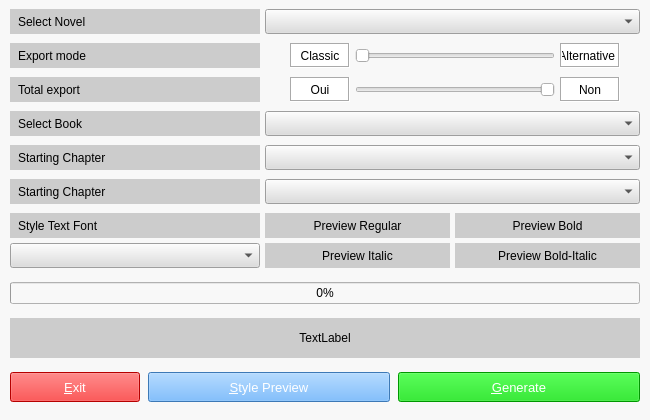
<?xml version="1.0" encoding="UTF-8"?>
<ui version="4.0">
 <class>MainWindow</class>
 <widget class="QMainWindow" name="MainWindow">
  <property name="geometry">
   <rect>
    <x>0</x>
    <y>0</y>
    <width>650</width>
    <height>420</height>
   </rect>
  </property>
  <property name="sizePolicy">
   <sizepolicy hsizetype="Fixed" vsizetype="Fixed">
    <horstretch>0</horstretch>
    <verstretch>0</verstretch>
   </sizepolicy>
  </property>
  <property name="minimumSize">
   <size>
    <width>650</width>
    <height>420</height>
   </size>
  </property>
  <property name="maximumSize">
   <size>
    <width>650</width>
    <height>420</height>
   </size>
  </property>
  <property name="contextMenuPolicy">
   <enum>Qt::NoContextMenu</enum>
  </property>
  <property name="windowTitle">
   <string>Wuxiaworld export ebook</string>
  </property>
  <property name="styleSheet">
   <string notr="true">background-color:#f8f8f8;</string>
  </property>
  <widget class="QWidget" name="centralwidget">
   <property name="sizePolicy">
    <sizepolicy hsizetype="Fixed" vsizetype="Fixed">
     <horstretch>0</horstretch>
     <verstretch>0</verstretch>
    </sizepolicy>
   </property>
   <property name="minimumSize">
    <size>
     <width>650</width>
     <height>420</height>
    </size>
   </property>
   <property name="maximumSize">
    <size>
     <width>650</width>
     <height>420</height>
    </size>
   </property>
   <property name="baseSize">
    <size>
     <width>0</width>
     <height>0</height>
    </size>
   </property>
   <property name="contextMenuPolicy">
    <enum>Qt::NoContextMenu</enum>
   </property>
   <property name="layoutDirection">
    <enum>Qt::LeftToRight</enum>
   </property>
   <property name="autoFillBackground">
    <bool>false</bool>
   </property>
   <layout class="QVBoxLayout" name="verticalLayout_2">
    <property name="spacing">
     <number>0</number>
    </property>
    <property name="leftMargin">
     <number>10</number>
    </property>
    <property name="topMargin">
     <number>0</number>
    </property>
    <property name="rightMargin">
     <number>10</number>
    </property>
    <property name="bottomMargin">
     <number>0</number>
    </property>
    <item>
     <layout class="QHBoxLayout" name="novelLayout" stretch="0,0,0">
      <property name="spacing">
       <number>0</number>
      </property>
      <property name="sizeConstraint">
       <enum>QLayout::SetDefaultConstraint</enum>
      </property>
      <property name="margin">
       <number>0</number>
      </property>
      <item>
       <widget class="QLabel" name="novelLabel">
        <property name="enabled">
         <bool>true</bool>
        </property>
        <property name="sizePolicy">
         <sizepolicy hsizetype="Fixed" vsizetype="Fixed">
          <horstretch>0</horstretch>
          <verstretch>0</verstretch>
         </sizepolicy>
        </property>
        <property name="minimumSize">
         <size>
          <width>250</width>
          <height>25</height>
         </size>
        </property>
        <property name="maximumSize">
         <size>
          <width>250</width>
          <height>25</height>
         </size>
        </property>
        <property name="font">
         <font>
          <family>Arial</family>
         </font>
        </property>
        <property name="contextMenuPolicy">
         <enum>Qt::NoContextMenu</enum>
        </property>
        <property name="styleSheet">
         <string notr="true">padding-left:5px;background-color:#CCCCCC;color:#000000;</string>
        </property>
        <property name="text">
         <string>Select Novel</string>
        </property>
       </widget>
      </item>
      <item>
       <spacer name="modeSpacer_6">
        <property name="orientation">
         <enum>Qt::Horizontal</enum>
        </property>
        <property name="sizeType">
         <enum>QSizePolicy::Fixed</enum>
        </property>
        <property name="sizeHint" stdset="0">
         <size>
          <width>5</width>
          <height>20</height>
         </size>
        </property>
       </spacer>
      </item>
      <item>
       <widget class="QComboBox" name="novelSelector">
        <property name="minimumSize">
         <size>
          <width>0</width>
          <height>25</height>
         </size>
        </property>
        <property name="maximumSize">
         <size>
          <width>16777215</width>
          <height>25</height>
         </size>
        </property>
        <property name="font">
         <font>
          <family>Arial</family>
         </font>
        </property>
        <property name="contextMenuPolicy">
         <enum>Qt::NoContextMenu</enum>
        </property>
        <property name="styleSheet">
         <string notr="true">background-color:#dddddd;
color: rgb(0, 0, 0);
alternate-background-color: rgb(152, 152, 152);
</string>
        </property>
        <property name="frame">
         <bool>true</bool>
        </property>
       </widget>
      </item>
     </layout>
    </item>
    <item>
     <layout class="QHBoxLayout" name="modeLayout">
      <property name="spacing">
       <number>0</number>
      </property>
      <property name="sizeConstraint">
       <enum>QLayout::SetDefaultConstraint</enum>
      </property>
      <property name="leftMargin">
       <number>0</number>
      </property>
      <item>
       <widget class="QLabel" name="modeLabel_1">
        <property name="minimumSize">
         <size>
          <width>250</width>
          <height>25</height>
         </size>
        </property>
        <property name="maximumSize">
         <size>
          <width>250</width>
          <height>25</height>
         </size>
        </property>
        <property name="font">
         <font>
          <family>Arial</family>
         </font>
        </property>
        <property name="contextMenuPolicy">
         <enum>Qt::NoContextMenu</enum>
        </property>
        <property name="styleSheet">
         <string notr="true">padding-left:5px;background-color:#CCCCCC;color:#000000;</string>
        </property>
        <property name="text">
         <string>Export mode</string>
        </property>
       </widget>
      </item>
      <item>
       <spacer name="modeSpacer_1">
        <property name="orientation">
         <enum>Qt::Horizontal</enum>
        </property>
        <property name="sizeType">
         <enum>QSizePolicy::Fixed</enum>
        </property>
        <property name="sizeHint" stdset="0">
         <size>
          <width>30</width>
          <height>20</height>
         </size>
        </property>
       </spacer>
      </item>
      <item>
       <widget class="QLabel" name="modeLabel_2">
        <property name="sizePolicy">
         <sizepolicy hsizetype="Fixed" vsizetype="Fixed">
          <horstretch>0</horstretch>
          <verstretch>0</verstretch>
         </sizepolicy>
        </property>
        <property name="minimumSize">
         <size>
          <width>60</width>
          <height>25</height>
         </size>
        </property>
        <property name="maximumSize">
         <size>
          <width>60</width>
          <height>25</height>
         </size>
        </property>
        <property name="font">
         <font>
          <family>Arial</family>
         </font>
        </property>
        <property name="contextMenuPolicy">
         <enum>Qt::NoContextMenu</enum>
        </property>
        <property name="styleSheet">
         <string notr="true">background-color:#FFFFFF;</string>
        </property>
        <property name="frameShape">
         <enum>QFrame::Box</enum>
        </property>
        <property name="frameShadow">
         <enum>QFrame::Sunken</enum>
        </property>
        <property name="text">
         <string>Classic</string>
        </property>
        <property name="alignment">
         <set>Qt::AlignCenter</set>
        </property>
       </widget>
      </item>
      <item>
       <spacer name="modeSpacer_3">
        <property name="orientation">
         <enum>Qt::Horizontal</enum>
        </property>
        <property name="sizeType">
         <enum>QSizePolicy::Fixed</enum>
        </property>
        <property name="sizeHint" stdset="0">
         <size>
          <width>5</width>
          <height>20</height>
         </size>
        </property>
       </spacer>
      </item>
      <item>
       <widget class="QSlider" name="modeSlider">
        <property name="font">
         <font>
          <family>Arial</family>
         </font>
        </property>
        <property name="contextMenuPolicy">
         <enum>Qt::NoContextMenu</enum>
        </property>
        <property name="minimum">
         <number>0</number>
        </property>
        <property name="maximum">
         <number>1</number>
        </property>
        <property name="value">
         <number>0</number>
        </property>
        <property name="orientation">
         <enum>Qt::Horizontal</enum>
        </property>
       </widget>
      </item>
      <item>
       <spacer name="modeSpacer_4">
        <property name="orientation">
         <enum>Qt::Horizontal</enum>
        </property>
        <property name="sizeType">
         <enum>QSizePolicy::Fixed</enum>
        </property>
        <property name="sizeHint" stdset="0">
         <size>
          <width>5</width>
          <height>20</height>
         </size>
        </property>
       </spacer>
      </item>
      <item>
       <widget class="QLabel" name="modeLabel_3">
        <property name="sizePolicy">
         <sizepolicy hsizetype="Fixed" vsizetype="Fixed">
          <horstretch>0</horstretch>
          <verstretch>0</verstretch>
         </sizepolicy>
        </property>
        <property name="minimumSize">
         <size>
          <width>60</width>
          <height>25</height>
         </size>
        </property>
        <property name="maximumSize">
         <size>
          <width>60</width>
          <height>25</height>
         </size>
        </property>
        <property name="font">
         <font>
          <family>Arial</family>
         </font>
        </property>
        <property name="contextMenuPolicy">
         <enum>Qt::NoContextMenu</enum>
        </property>
        <property name="layoutDirection">
         <enum>Qt::LeftToRight</enum>
        </property>
        <property name="styleSheet">
         <string notr="true">background-color:#FFFFFF;</string>
        </property>
        <property name="frameShape">
         <enum>QFrame::Box</enum>
        </property>
        <property name="frameShadow">
         <enum>QFrame::Sunken</enum>
        </property>
        <property name="text">
         <string>Alternative</string>
        </property>
        <property name="alignment">
         <set>Qt::AlignRight|Qt::AlignTrailing|Qt::AlignVCenter</set>
        </property>
       </widget>
      </item>
      <item>
       <spacer name="modeSpacer_2">
        <property name="orientation">
         <enum>Qt::Horizontal</enum>
        </property>
        <property name="sizeType">
         <enum>QSizePolicy::Fixed</enum>
        </property>
        <property name="sizeHint" stdset="0">
         <size>
          <width>20</width>
          <height>20</height>
         </size>
        </property>
       </spacer>
      </item>
     </layout>
    </item>
    <item>
     <layout class="QHBoxLayout" name="totalExportLayout">
      <property name="spacing">
       <number>0</number>
      </property>
      <property name="leftMargin">
       <number>0</number>
      </property>
      <item>
       <widget class="QLabel" name="totalExportLabel_1">
        <property name="minimumSize">
         <size>
          <width>250</width>
          <height>25</height>
         </size>
        </property>
        <property name="maximumSize">
         <size>
          <width>250</width>
          <height>25</height>
         </size>
        </property>
        <property name="font">
         <font>
          <family>Arial</family>
         </font>
        </property>
        <property name="contextMenuPolicy">
         <enum>Qt::NoContextMenu</enum>
        </property>
        <property name="styleSheet">
         <string notr="true">padding-left:5px;background-color:#CCCCCC;color:#000000;</string>
        </property>
        <property name="text">
         <string>Total export</string>
        </property>
       </widget>
      </item>
      <item>
       <spacer name="totalExportSpacer_1">
        <property name="orientation">
         <enum>Qt::Horizontal</enum>
        </property>
        <property name="sizeType">
         <enum>QSizePolicy::Fixed</enum>
        </property>
        <property name="sizeHint" stdset="0">
         <size>
          <width>30</width>
          <height>20</height>
         </size>
        </property>
       </spacer>
      </item>
      <item>
       <widget class="QLabel" name="totalExportLabel_2">
        <property name="sizePolicy">
         <sizepolicy hsizetype="Fixed" vsizetype="Fixed">
          <horstretch>0</horstretch>
          <verstretch>0</verstretch>
         </sizepolicy>
        </property>
        <property name="minimumSize">
         <size>
          <width>60</width>
          <height>25</height>
         </size>
        </property>
        <property name="maximumSize">
         <size>
          <width>60</width>
          <height>25</height>
         </size>
        </property>
        <property name="font">
         <font>
          <family>Arial</family>
         </font>
        </property>
        <property name="contextMenuPolicy">
         <enum>Qt::NoContextMenu</enum>
        </property>
        <property name="styleSheet">
         <string notr="true">background-color:#FFFFFF;</string>
        </property>
        <property name="frameShape">
         <enum>QFrame::Box</enum>
        </property>
        <property name="frameShadow">
         <enum>QFrame::Sunken</enum>
        </property>
        <property name="text">
         <string>Oui</string>
        </property>
        <property name="alignment">
         <set>Qt::AlignCenter</set>
        </property>
       </widget>
      </item>
      <item>
       <spacer name="totalExportSpacer_3">
        <property name="orientation">
         <enum>Qt::Horizontal</enum>
        </property>
        <property name="sizeType">
         <enum>QSizePolicy::Fixed</enum>
        </property>
        <property name="sizeHint" stdset="0">
         <size>
          <width>5</width>
          <height>20</height>
         </size>
        </property>
       </spacer>
      </item>
      <item>
       <widget class="QSlider" name="totalExportSlider">
        <property name="font">
         <font>
          <family>Arial</family>
         </font>
        </property>
        <property name="contextMenuPolicy">
         <enum>Qt::NoContextMenu</enum>
        </property>
        <property name="maximum">
         <number>1</number>
        </property>
        <property name="value">
         <number>0</number>
        </property>
        <property name="orientation">
         <enum>Qt::Horizontal</enum>
        </property>
        <property name="invertedAppearance">
         <bool>true</bool>
        </property>
       </widget>
      </item>
      <item>
       <spacer name="totalExportSpacer_4">
        <property name="orientation">
         <enum>Qt::Horizontal</enum>
        </property>
        <property name="sizeType">
         <enum>QSizePolicy::Fixed</enum>
        </property>
        <property name="sizeHint" stdset="0">
         <size>
          <width>5</width>
          <height>20</height>
         </size>
        </property>
       </spacer>
      </item>
      <item>
       <widget class="QLabel" name="totalExportLabel_3">
        <property name="sizePolicy">
         <sizepolicy hsizetype="Fixed" vsizetype="Fixed">
          <horstretch>0</horstretch>
          <verstretch>0</verstretch>
         </sizepolicy>
        </property>
        <property name="minimumSize">
         <size>
          <width>60</width>
          <height>25</height>
         </size>
        </property>
        <property name="maximumSize">
         <size>
          <width>60</width>
          <height>25</height>
         </size>
        </property>
        <property name="font">
         <font>
          <family>Arial</family>
         </font>
        </property>
        <property name="contextMenuPolicy">
         <enum>Qt::NoContextMenu</enum>
        </property>
        <property name="styleSheet">
         <string notr="true">background-color:#FFFFFF;</string>
        </property>
        <property name="frameShape">
         <enum>QFrame::Box</enum>
        </property>
        <property name="frameShadow">
         <enum>QFrame::Sunken</enum>
        </property>
        <property name="text">
         <string>Non</string>
        </property>
        <property name="alignment">
         <set>Qt::AlignCenter</set>
        </property>
       </widget>
      </item>
      <item>
       <spacer name="totalExportSpacer_2">
        <property name="orientation">
         <enum>Qt::Horizontal</enum>
        </property>
        <property name="sizeType">
         <enum>QSizePolicy::Fixed</enum>
        </property>
        <property name="sizeHint" stdset="0">
         <size>
          <width>20</width>
          <height>20</height>
         </size>
        </property>
       </spacer>
      </item>
     </layout>
    </item>
    <item>
     <layout class="QHBoxLayout" name="bookLayout">
      <property name="spacing">
       <number>0</number>
      </property>
      <property name="leftMargin">
       <number>0</number>
      </property>
      <item>
       <widget class="QLabel" name="bookLabel">
        <property name="minimumSize">
         <size>
          <width>250</width>
          <height>25</height>
         </size>
        </property>
        <property name="maximumSize">
         <size>
          <width>250</width>
          <height>25</height>
         </size>
        </property>
        <property name="font">
         <font>
          <family>Arial</family>
         </font>
        </property>
        <property name="contextMenuPolicy">
         <enum>Qt::NoContextMenu</enum>
        </property>
        <property name="styleSheet">
         <string notr="true">padding-left:5px;background-color:#CCCCCC;color:#000000;</string>
        </property>
        <property name="text">
         <string>Select Book</string>
        </property>
       </widget>
      </item>
      <item>
       <spacer name="bookSpacer">
        <property name="orientation">
         <enum>Qt::Horizontal</enum>
        </property>
        <property name="sizeType">
         <enum>QSizePolicy::Fixed</enum>
        </property>
        <property name="sizeHint" stdset="0">
         <size>
          <width>5</width>
          <height>20</height>
         </size>
        </property>
       </spacer>
      </item>
      <item>
       <widget class="QComboBox" name="bookSelector">
        <property name="enabled">
         <bool>true</bool>
        </property>
        <property name="minimumSize">
         <size>
          <width>0</width>
          <height>25</height>
         </size>
        </property>
        <property name="maximumSize">
         <size>
          <width>16777215</width>
          <height>25</height>
         </size>
        </property>
        <property name="font">
         <font>
          <family>Arial</family>
         </font>
        </property>
        <property name="contextMenuPolicy">
         <enum>Qt::NoContextMenu</enum>
        </property>
        <property name="autoFillBackground">
         <bool>false</bool>
        </property>
        <property name="styleSheet">
         <string notr="true">background-color:#dddddd;
color: rgb(0, 0, 0);
alternate-background-color: rgb(152, 152, 152);
</string>
        </property>
        <property name="editable">
         <bool>false</bool>
        </property>
        <property name="insertPolicy">
         <enum>QComboBox::InsertAtBottom</enum>
        </property>
        <property name="frame">
         <bool>true</bool>
        </property>
        <property name="modelColumn">
         <number>0</number>
        </property>
       </widget>
      </item>
     </layout>
    </item>
    <item>
     <layout class="QHBoxLayout" name="startingChapterLayout">
      <property name="spacing">
       <number>0</number>
      </property>
      <item>
       <widget class="QLabel" name="startingChapterLabel">
        <property name="minimumSize">
         <size>
          <width>250</width>
          <height>25</height>
         </size>
        </property>
        <property name="maximumSize">
         <size>
          <width>250</width>
          <height>25</height>
         </size>
        </property>
        <property name="font">
         <font>
          <family>Arial</family>
         </font>
        </property>
        <property name="contextMenuPolicy">
         <enum>Qt::NoContextMenu</enum>
        </property>
        <property name="styleSheet">
         <string notr="true">padding-left:5px;background-color:#CCCCCC;color:#000000;</string>
        </property>
        <property name="text">
         <string>Starting Chapter</string>
        </property>
       </widget>
      </item>
      <item>
       <spacer name="startingChapterSpacer">
        <property name="orientation">
         <enum>Qt::Horizontal</enum>
        </property>
        <property name="sizeType">
         <enum>QSizePolicy::Fixed</enum>
        </property>
        <property name="sizeHint" stdset="0">
         <size>
          <width>5</width>
          <height>20</height>
         </size>
        </property>
       </spacer>
      </item>
      <item>
       <widget class="QComboBox" name="startingChapterSelector">
        <property name="enabled">
         <bool>true</bool>
        </property>
        <property name="minimumSize">
         <size>
          <width>0</width>
          <height>25</height>
         </size>
        </property>
        <property name="maximumSize">
         <size>
          <width>16777215</width>
          <height>25</height>
         </size>
        </property>
        <property name="font">
         <font>
          <family>Arial</family>
         </font>
        </property>
        <property name="contextMenuPolicy">
         <enum>Qt::NoContextMenu</enum>
        </property>
        <property name="autoFillBackground">
         <bool>false</bool>
        </property>
        <property name="styleSheet">
         <string notr="true">background-color:#dddddd;
color: rgb(0, 0, 0);
alternate-background-color: rgb(152, 152, 152);
</string>
        </property>
        <property name="editable">
         <bool>false</bool>
        </property>
        <property name="insertPolicy">
         <enum>QComboBox::InsertAtBottom</enum>
        </property>
        <property name="frame">
         <bool>true</bool>
        </property>
        <property name="modelColumn">
         <number>0</number>
        </property>
       </widget>
      </item>
     </layout>
    </item>
    <item>
     <layout class="QHBoxLayout" name="endingChapterLayout_5">
      <property name="spacing">
       <number>0</number>
      </property>
      <item>
       <widget class="QLabel" name="endingChapterLabel">
        <property name="minimumSize">
         <size>
          <width>250</width>
          <height>25</height>
         </size>
        </property>
        <property name="maximumSize">
         <size>
          <width>250</width>
          <height>25</height>
         </size>
        </property>
        <property name="font">
         <font>
          <family>Arial</family>
         </font>
        </property>
        <property name="contextMenuPolicy">
         <enum>Qt::NoContextMenu</enum>
        </property>
        <property name="styleSheet">
         <string notr="true">padding-left:5px;background-color:#CCCCCC;color:#000000;</string>
        </property>
        <property name="text">
         <string>Starting Chapter</string>
        </property>
       </widget>
      </item>
      <item>
       <spacer name="endingChapterSpacer">
        <property name="orientation">
         <enum>Qt::Horizontal</enum>
        </property>
        <property name="sizeType">
         <enum>QSizePolicy::Fixed</enum>
        </property>
        <property name="sizeHint" stdset="0">
         <size>
          <width>5</width>
          <height>20</height>
         </size>
        </property>
       </spacer>
      </item>
      <item>
       <widget class="QComboBox" name="endingChapterSelector">
        <property name="enabled">
         <bool>true</bool>
        </property>
        <property name="minimumSize">
         <size>
          <width>0</width>
          <height>25</height>
         </size>
        </property>
        <property name="maximumSize">
         <size>
          <width>16777215</width>
          <height>25</height>
         </size>
        </property>
        <property name="font">
         <font>
          <family>Arial</family>
         </font>
        </property>
        <property name="contextMenuPolicy">
         <enum>Qt::NoContextMenu</enum>
        </property>
        <property name="autoFillBackground">
         <bool>false</bool>
        </property>
        <property name="styleSheet">
         <string notr="true">background-color:#dddddd;
color: rgb(0, 0, 0);
alternate-background-color: rgb(152, 152, 152);
</string>
        </property>
        <property name="editable">
         <bool>false</bool>
        </property>
        <property name="insertPolicy">
         <enum>QComboBox::InsertAtBottom</enum>
        </property>
        <property name="frame">
         <bool>true</bool>
        </property>
        <property name="modelColumn">
         <number>0</number>
        </property>
       </widget>
      </item>
     </layout>
    </item>
    <item>
     <layout class="QHBoxLayout" name="fontLayoutMain">
      <property name="spacing">
       <number>0</number>
      </property>
      <item>
       <layout class="QVBoxLayout" name="fontLayoutSub_1">
        <item>
         <widget class="QLabel" name="fontLabel">
          <property name="minimumSize">
           <size>
            <width>250</width>
            <height>25</height>
           </size>
          </property>
          <property name="maximumSize">
           <size>
            <width>250</width>
            <height>25</height>
           </size>
          </property>
          <property name="font">
           <font>
            <family>Arial</family>
           </font>
          </property>
          <property name="contextMenuPolicy">
           <enum>Qt::NoContextMenu</enum>
          </property>
          <property name="styleSheet">
           <string notr="true">padding-left:5px;background-color:#CCCCCC;color:#000000;</string>
          </property>
          <property name="text">
           <string>Style Text Font</string>
          </property>
         </widget>
        </item>
        <item>
         <spacer name="fontVerticalSpacer_1">
          <property name="orientation">
           <enum>Qt::Vertical</enum>
          </property>
          <property name="sizeType">
           <enum>QSizePolicy::Fixed</enum>
          </property>
          <property name="sizeHint" stdset="0">
           <size>
            <width>20</width>
            <height>5</height>
           </size>
          </property>
         </spacer>
        </item>
        <item>
         <widget class="QComboBox" name="fontSelector">
          <property name="enabled">
           <bool>true</bool>
          </property>
          <property name="minimumSize">
           <size>
            <width>250</width>
            <height>25</height>
           </size>
          </property>
          <property name="maximumSize">
           <size>
            <width>250</width>
            <height>25</height>
           </size>
          </property>
          <property name="font">
           <font>
            <family>Arial</family>
           </font>
          </property>
          <property name="contextMenuPolicy">
           <enum>Qt::NoContextMenu</enum>
          </property>
          <property name="autoFillBackground">
           <bool>false</bool>
          </property>
          <property name="styleSheet">
           <string notr="true">background-color:#dddddd;
color: rgb(0, 0, 0);
alternate-background-color: rgb(152, 152, 152);
</string>
          </property>
          <property name="editable">
           <bool>false</bool>
          </property>
          <property name="insertPolicy">
           <enum>QComboBox::InsertAtBottom</enum>
          </property>
          <property name="frame">
           <bool>true</bool>
          </property>
         </widget>
        </item>
       </layout>
      </item>
      <item>
       <spacer name="fontHorironSpacer_1">
        <property name="orientation">
         <enum>Qt::Horizontal</enum>
        </property>
        <property name="sizeType">
         <enum>QSizePolicy::Fixed</enum>
        </property>
        <property name="sizeHint" stdset="0">
         <size>
          <width>5</width>
          <height>20</height>
         </size>
        </property>
       </spacer>
      </item>
      <item>
       <layout class="QVBoxLayout" name="fontLayoutSub_2">
        <item>
         <widget class="QLabel" name="fontLabelPreview_1">
          <property name="minimumSize">
           <size>
            <width>0</width>
            <height>25</height>
           </size>
          </property>
          <property name="maximumSize">
           <size>
            <width>16777215</width>
            <height>25</height>
           </size>
          </property>
          <property name="font">
           <font>
            <family>Arial</family>
           </font>
          </property>
          <property name="contextMenuPolicy">
           <enum>Qt::NoContextMenu</enum>
          </property>
          <property name="styleSheet">
           <string notr="true">background-color:#CCCCCC;color:#000000;</string>
          </property>
          <property name="text">
           <string>Preview Regular</string>
          </property>
          <property name="alignment">
           <set>Qt::AlignCenter</set>
          </property>
         </widget>
        </item>
        <item>
         <spacer name="fontVerticalSpacer_2">
          <property name="orientation">
           <enum>Qt::Vertical</enum>
          </property>
          <property name="sizeType">
           <enum>QSizePolicy::Fixed</enum>
          </property>
          <property name="sizeHint" stdset="0">
           <size>
            <width>20</width>
            <height>5</height>
           </size>
          </property>
         </spacer>
        </item>
        <item>
         <widget class="QLabel" name="fontLabelPreview_2">
          <property name="minimumSize">
           <size>
            <width>0</width>
            <height>25</height>
           </size>
          </property>
          <property name="maximumSize">
           <size>
            <width>16777215</width>
            <height>25</height>
           </size>
          </property>
          <property name="font">
           <font>
            <family>Arial</family>
           </font>
          </property>
          <property name="contextMenuPolicy">
           <enum>Qt::NoContextMenu</enum>
          </property>
          <property name="styleSheet">
           <string notr="true">background-color:#CCCCCC;color:#000000;</string>
          </property>
          <property name="text">
           <string>Preview Italic</string>
          </property>
          <property name="alignment">
           <set>Qt::AlignCenter</set>
          </property>
         </widget>
        </item>
       </layout>
      </item>
      <item>
       <spacer name="fontHorironSpacer_2">
        <property name="orientation">
         <enum>Qt::Horizontal</enum>
        </property>
        <property name="sizeType">
         <enum>QSizePolicy::Fixed</enum>
        </property>
        <property name="sizeHint" stdset="0">
         <size>
          <width>5</width>
          <height>20</height>
         </size>
        </property>
       </spacer>
      </item>
      <item>
       <layout class="QVBoxLayout" name="fontLayoutSub_3">
        <item>
         <widget class="QLabel" name="fontLabelPreview_3">
          <property name="minimumSize">
           <size>
            <width>0</width>
            <height>25</height>
           </size>
          </property>
          <property name="maximumSize">
           <size>
            <width>16777215</width>
            <height>25</height>
           </size>
          </property>
          <property name="font">
           <font>
            <family>Arial</family>
           </font>
          </property>
          <property name="contextMenuPolicy">
           <enum>Qt::NoContextMenu</enum>
          </property>
          <property name="styleSheet">
           <string notr="true">background-color:#CCCCCC;color:#000000;</string>
          </property>
          <property name="text">
           <string>Preview Bold</string>
          </property>
          <property name="alignment">
           <set>Qt::AlignCenter</set>
          </property>
         </widget>
        </item>
        <item>
         <spacer name="fontVerticalSpacer_3">
          <property name="orientation">
           <enum>Qt::Vertical</enum>
          </property>
          <property name="sizeType">
           <enum>QSizePolicy::Fixed</enum>
          </property>
          <property name="sizeHint" stdset="0">
           <size>
            <width>20</width>
            <height>5</height>
           </size>
          </property>
         </spacer>
        </item>
        <item>
         <widget class="QLabel" name="fontLabelPreview_4">
          <property name="minimumSize">
           <size>
            <width>0</width>
            <height>25</height>
           </size>
          </property>
          <property name="maximumSize">
           <size>
            <width>16777215</width>
            <height>25</height>
           </size>
          </property>
          <property name="font">
           <font>
            <family>Arial</family>
           </font>
          </property>
          <property name="contextMenuPolicy">
           <enum>Qt::NoContextMenu</enum>
          </property>
          <property name="styleSheet">
           <string notr="true">background-color:#CCCCCC;color:#000000;</string>
          </property>
          <property name="text">
           <string>Preview Bold-Italic</string>
          </property>
          <property name="alignment">
           <set>Qt::AlignCenter</set>
          </property>
         </widget>
        </item>
       </layout>
      </item>
     </layout>
    </item>
    <item>
     <spacer name="w_endSpacer_1">
      <property name="orientation">
       <enum>Qt::Vertical</enum>
      </property>
      <property name="sizeType">
       <enum>QSizePolicy::Fixed</enum>
      </property>
      <property name="sizeHint" stdset="0">
       <size>
        <width>20</width>
        <height>5</height>
       </size>
      </property>
     </spacer>
    </item>
    <item>
     <widget class="QProgressBar" name="statusProgressBar">
      <property name="font">
       <font>
        <family>Arial</family>
       </font>
      </property>
      <property name="contextMenuPolicy">
       <enum>Qt::NoContextMenu</enum>
      </property>
      <property name="value">
       <number>0</number>
      </property>
      <property name="alignment">
       <set>Qt::AlignCenter</set>
      </property>
     </widget>
    </item>
    <item>
     <spacer name="w_endSpacer_2">
      <property name="orientation">
       <enum>Qt::Vertical</enum>
      </property>
      <property name="sizeType">
       <enum>QSizePolicy::Fixed</enum>
      </property>
      <property name="sizeHint" stdset="0">
       <size>
        <width>20</width>
        <height>5</height>
       </size>
      </property>
     </spacer>
    </item>
    <item>
     <widget class="QLabel" name="statusLabel">
      <property name="minimumSize">
       <size>
        <width>0</width>
        <height>40</height>
       </size>
      </property>
      <property name="maximumSize">
       <size>
        <width>16777215</width>
        <height>40</height>
       </size>
      </property>
      <property name="font">
       <font>
        <family>Arial</family>
       </font>
      </property>
      <property name="contextMenuPolicy">
       <enum>Qt::NoContextMenu</enum>
      </property>
      <property name="styleSheet">
       <string notr="true">background-color:#CCCCCC;color:#000000;</string>
      </property>
      <property name="text">
       <string>TextLabel</string>
      </property>
      <property name="alignment">
       <set>Qt::AlignCenter</set>
      </property>
     </widget>
    </item>
    <item>
     <spacer name="w_endSpacer_3">
      <property name="orientation">
       <enum>Qt::Vertical</enum>
      </property>
      <property name="sizeType">
       <enum>QSizePolicy::Fixed</enum>
      </property>
      <property name="sizeHint" stdset="0">
       <size>
        <width>20</width>
        <height>5</height>
       </size>
      </property>
     </spacer>
    </item>
    <item>
     <layout class="QHBoxLayout" name="endButtonsLayout">
      <property name="spacing">
       <number>0</number>
      </property>
      <item>
       <widget class="QPushButton" name="exitButton">
        <property name="minimumSize">
         <size>
          <width>130</width>
          <height>30</height>
         </size>
        </property>
        <property name="maximumSize">
         <size>
          <width>130</width>
          <height>30</height>
         </size>
        </property>
        <property name="font">
         <font>
          <family>Arial</family>
          <pointsize>10</pointsize>
         </font>
        </property>
        <property name="cursor">
         <cursorShape>PointingHandCursor</cursorShape>
        </property>
        <property name="contextMenuPolicy">
         <enum>Qt::NoContextMenu</enum>
        </property>
        <property name="styleSheet">
         <string notr="true">background-color:#ff0000;color:#ffffff;</string>
        </property>
        <property name="text">
         <string>&amp;Exit</string>
        </property>
       </widget>
      </item>
      <item>
       <spacer name="endButtonsSpacer_1">
        <property name="orientation">
         <enum>Qt::Horizontal</enum>
        </property>
        <property name="sizeType">
         <enum>QSizePolicy::Fixed</enum>
        </property>
        <property name="sizeHint" stdset="0">
         <size>
          <width>8</width>
          <height>20</height>
         </size>
        </property>
       </spacer>
      </item>
      <item>
       <widget class="QPushButton" name="previewButton">
        <property name="minimumSize">
         <size>
          <width>0</width>
          <height>30</height>
         </size>
        </property>
        <property name="maximumSize">
         <size>
          <width>16777215</width>
          <height>30</height>
         </size>
        </property>
        <property name="font">
         <font>
          <family>Arial</family>
          <pointsize>10</pointsize>
         </font>
        </property>
        <property name="cursor">
         <cursorShape>PointingHandCursor</cursorShape>
        </property>
        <property name="contextMenuPolicy">
         <enum>Qt::NoContextMenu</enum>
        </property>
        <property name="styleSheet">
         <string notr="true">background-color: rgb(85, 170, 255);
color: rgb(255, 255, 255);</string>
        </property>
        <property name="text">
         <string>&amp;Style Preview</string>
        </property>
       </widget>
      </item>
      <item>
       <spacer name="endButtonsSpacer_2">
        <property name="orientation">
         <enum>Qt::Horizontal</enum>
        </property>
        <property name="sizeType">
         <enum>QSizePolicy::Fixed</enum>
        </property>
        <property name="sizeHint" stdset="0">
         <size>
          <width>8</width>
          <height>20</height>
         </size>
        </property>
       </spacer>
      </item>
      <item>
       <widget class="QPushButton" name="generateButton">
        <property name="minimumSize">
         <size>
          <width>0</width>
          <height>30</height>
         </size>
        </property>
        <property name="maximumSize">
         <size>
          <width>16777215</width>
          <height>30</height>
         </size>
        </property>
        <property name="font">
         <font>
          <family>Arial</family>
          <pointsize>10</pointsize>
         </font>
        </property>
        <property name="cursor">
         <cursorShape>PointingHandCursor</cursorShape>
        </property>
        <property name="contextMenuPolicy">
         <enum>Qt::NoContextMenu</enum>
        </property>
        <property name="styleSheet">
         <string notr="true">background-color: rgb(0, 212, 0);
color: rgb(255, 255, 255);</string>
        </property>
        <property name="text">
         <string>&amp;Generate</string>
        </property>
       </widget>
      </item>
     </layout>
    </item>
   </layout>
  </widget>
 </widget>
 <resources>
  <include location="ressources/r.qrc"/>
 </resources>
 <connections/>
</ui>
